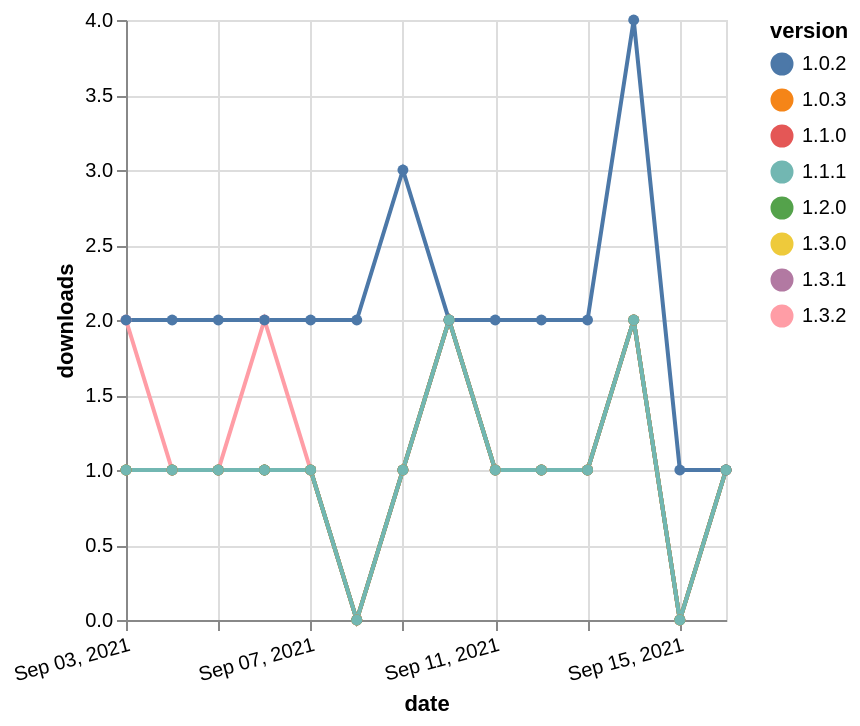

Vega-Lite specification for this chart:
### Vega-Lite specification from a JSON file in a GitHub repository (floating-point values rounded to 4 significant figures)
{"$schema": "https://vega.github.io/schema/vega-lite/v5.json", "description": "A simple bar chart with embedded data.", "data": {"values": [{"date": "2021-09-03", "total": 173, "delta": 1, "version": "1.1.0"}, {"date": "2021-09-04", "total": 174, "delta": 1, "version": "1.1.0"}, {"date": "2021-09-05", "total": 175, "delta": 1, "version": "1.1.0"}, {"date": "2021-09-06", "total": 176, "delta": 1, "version": "1.1.0"}, {"date": "2021-09-07", "total": 177, "delta": 1, "version": "1.1.0"}, {"date": "2021-09-08", "total": 177, "delta": 0, "version": "1.1.0"}, {"date": "2021-09-09", "total": 178, "delta": 1, "version": "1.1.0"}, {"date": "2021-09-10", "total": 180, "delta": 2, "version": "1.1.0"}, {"date": "2021-09-11", "total": 181, "delta": 1, "version": "1.1.0"}, {"date": "2021-09-12", "total": 182, "delta": 1, "version": "1.1.0"}, {"date": "2021-09-13", "total": 183, "delta": 1, "version": "1.1.0"}, {"date": "2021-09-14", "total": 185, "delta": 2, "version": "1.1.0"}, {"date": "2021-09-15", "total": 185, "delta": 0, "version": "1.1.0"}, {"date": "2021-09-16", "total": 186, "delta": 1, "version": "1.1.0"}, {"date": "2021-09-03", "total": 178, "delta": 1, "version": "1.3.0"}, {"date": "2021-09-04", "total": 179, "delta": 1, "version": "1.3.0"}, {"date": "2021-09-05", "total": 180, "delta": 1, "version": "1.3.0"}, {"date": "2021-09-06", "total": 181, "delta": 1, "version": "1.3.0"}, {"date": "2021-09-07", "total": 182, "delta": 1, "version": "1.3.0"}, {"date": "2021-09-08", "total": 182, "delta": 0, "version": "1.3.0"}, {"date": "2021-09-09", "total": 183, "delta": 1, "version": "1.3.0"}, {"date": "2021-09-10", "total": 185, "delta": 2, "version": "1.3.0"}, {"date": "2021-09-11", "total": 186, "delta": 1, "version": "1.3.0"}, {"date": "2021-09-12", "total": 187, "delta": 1, "version": "1.3.0"}, {"date": "2021-09-13", "total": 188, "delta": 1, "version": "1.3.0"}, {"date": "2021-09-14", "total": 190, "delta": 2, "version": "1.3.0"}, {"date": "2021-09-15", "total": 190, "delta": 0, "version": "1.3.0"}, {"date": "2021-09-16", "total": 191, "delta": 1, "version": "1.3.0"}, {"date": "2021-09-03", "total": 205, "delta": 1, "version": "1.0.3"}, {"date": "2021-09-04", "total": 206, "delta": 1, "version": "1.0.3"}, {"date": "2021-09-05", "total": 207, "delta": 1, "version": "1.0.3"}, {"date": "2021-09-06", "total": 208, "delta": 1, "version": "1.0.3"}, {"date": "2021-09-07", "total": 209, "delta": 1, "version": "1.0.3"}, {"date": "2021-09-08", "total": 209, "delta": 0, "version": "1.0.3"}, {"date": "2021-09-09", "total": 210, "delta": 1, "version": "1.0.3"}, {"date": "2021-09-10", "total": 212, "delta": 2, "version": "1.0.3"}, {"date": "2021-09-11", "total": 213, "delta": 1, "version": "1.0.3"}, {"date": "2021-09-12", "total": 214, "delta": 1, "version": "1.0.3"}, {"date": "2021-09-13", "total": 215, "delta": 1, "version": "1.0.3"}, {"date": "2021-09-14", "total": 217, "delta": 2, "version": "1.0.3"}, {"date": "2021-09-15", "total": 217, "delta": 0, "version": "1.0.3"}, {"date": "2021-09-16", "total": 218, "delta": 1, "version": "1.0.3"}, {"date": "2021-09-03", "total": 172, "delta": 1, "version": "1.3.1"}, {"date": "2021-09-04", "total": 173, "delta": 1, "version": "1.3.1"}, {"date": "2021-09-05", "total": 174, "delta": 1, "version": "1.3.1"}, {"date": "2021-09-06", "total": 175, "delta": 1, "version": "1.3.1"}, {"date": "2021-09-07", "total": 176, "delta": 1, "version": "1.3.1"}, {"date": "2021-09-08", "total": 176, "delta": 0, "version": "1.3.1"}, {"date": "2021-09-09", "total": 177, "delta": 1, "version": "1.3.1"}, {"date": "2021-09-10", "total": 179, "delta": 2, "version": "1.3.1"}, {"date": "2021-09-11", "total": 180, "delta": 1, "version": "1.3.1"}, {"date": "2021-09-12", "total": 181, "delta": 1, "version": "1.3.1"}, {"date": "2021-09-13", "total": 182, "delta": 1, "version": "1.3.1"}, {"date": "2021-09-14", "total": 184, "delta": 2, "version": "1.3.1"}, {"date": "2021-09-15", "total": 184, "delta": 0, "version": "1.3.1"}, {"date": "2021-09-16", "total": 185, "delta": 1, "version": "1.3.1"}, {"date": "2021-09-03", "total": 188, "delta": 2, "version": "1.3.2"}, {"date": "2021-09-04", "total": 189, "delta": 1, "version": "1.3.2"}, {"date": "2021-09-05", "total": 190, "delta": 1, "version": "1.3.2"}, {"date": "2021-09-06", "total": 192, "delta": 2, "version": "1.3.2"}, {"date": "2021-09-07", "total": 193, "delta": 1, "version": "1.3.2"}, {"date": "2021-09-08", "total": 193, "delta": 0, "version": "1.3.2"}, {"date": "2021-09-09", "total": 194, "delta": 1, "version": "1.3.2"}, {"date": "2021-09-10", "total": 196, "delta": 2, "version": "1.3.2"}, {"date": "2021-09-11", "total": 197, "delta": 1, "version": "1.3.2"}, {"date": "2021-09-12", "total": 198, "delta": 1, "version": "1.3.2"}, {"date": "2021-09-13", "total": 199, "delta": 1, "version": "1.3.2"}, {"date": "2021-09-14", "total": 201, "delta": 2, "version": "1.3.2"}, {"date": "2021-09-15", "total": 201, "delta": 0, "version": "1.3.2"}, {"date": "2021-09-16", "total": 202, "delta": 1, "version": "1.3.2"}, {"date": "2021-09-03", "total": 173, "delta": 1, "version": "1.2.0"}, {"date": "2021-09-04", "total": 174, "delta": 1, "version": "1.2.0"}, {"date": "2021-09-05", "total": 175, "delta": 1, "version": "1.2.0"}, {"date": "2021-09-06", "total": 176, "delta": 1, "version": "1.2.0"}, {"date": "2021-09-07", "total": 177, "delta": 1, "version": "1.2.0"}, {"date": "2021-09-08", "total": 177, "delta": 0, "version": "1.2.0"}, {"date": "2021-09-09", "total": 178, "delta": 1, "version": "1.2.0"}, {"date": "2021-09-10", "total": 180, "delta": 2, "version": "1.2.0"}, {"date": "2021-09-11", "total": 181, "delta": 1, "version": "1.2.0"}, {"date": "2021-09-12", "total": 182, "delta": 1, "version": "1.2.0"}, {"date": "2021-09-13", "total": 183, "delta": 1, "version": "1.2.0"}, {"date": "2021-09-14", "total": 185, "delta": 2, "version": "1.2.0"}, {"date": "2021-09-15", "total": 185, "delta": 0, "version": "1.2.0"}, {"date": "2021-09-16", "total": 186, "delta": 1, "version": "1.2.0"}, {"date": "2021-09-03", "total": 1814, "delta": 2, "version": "1.0.2"}, {"date": "2021-09-04", "total": 1816, "delta": 2, "version": "1.0.2"}, {"date": "2021-09-05", "total": 1818, "delta": 2, "version": "1.0.2"}, {"date": "2021-09-06", "total": 1820, "delta": 2, "version": "1.0.2"}, {"date": "2021-09-07", "total": 1822, "delta": 2, "version": "1.0.2"}, {"date": "2021-09-08", "total": 1824, "delta": 2, "version": "1.0.2"}, {"date": "2021-09-09", "total": 1827, "delta": 3, "version": "1.0.2"}, {"date": "2021-09-10", "total": 1829, "delta": 2, "version": "1.0.2"}, {"date": "2021-09-11", "total": 1831, "delta": 2, "version": "1.0.2"}, {"date": "2021-09-12", "total": 1833, "delta": 2, "version": "1.0.2"}, {"date": "2021-09-13", "total": 1835, "delta": 2, "version": "1.0.2"}, {"date": "2021-09-14", "total": 1839, "delta": 4, "version": "1.0.2"}, {"date": "2021-09-15", "total": 1840, "delta": 1, "version": "1.0.2"}, {"date": "2021-09-16", "total": 1841, "delta": 1, "version": "1.0.2"}, {"date": "2021-09-03", "total": 175, "delta": 1, "version": "1.1.1"}, {"date": "2021-09-04", "total": 176, "delta": 1, "version": "1.1.1"}, {"date": "2021-09-05", "total": 177, "delta": 1, "version": "1.1.1"}, {"date": "2021-09-06", "total": 178, "delta": 1, "version": "1.1.1"}, {"date": "2021-09-07", "total": 179, "delta": 1, "version": "1.1.1"}, {"date": "2021-09-08", "total": 179, "delta": 0, "version": "1.1.1"}, {"date": "2021-09-09", "total": 180, "delta": 1, "version": "1.1.1"}, {"date": "2021-09-10", "total": 182, "delta": 2, "version": "1.1.1"}, {"date": "2021-09-11", "total": 183, "delta": 1, "version": "1.1.1"}, {"date": "2021-09-12", "total": 184, "delta": 1, "version": "1.1.1"}, {"date": "2021-09-13", "total": 185, "delta": 1, "version": "1.1.1"}, {"date": "2021-09-14", "total": 187, "delta": 2, "version": "1.1.1"}, {"date": "2021-09-15", "total": 187, "delta": 0, "version": "1.1.1"}, {"date": "2021-09-16", "total": 188, "delta": 1, "version": "1.1.1"}]}, "width": "container", "mark": {"type": "line", "point": {"filled": true}}, "encoding": {"x": {"field": "date", "type": "temporal", "timeUnit": "yearmonthdate", "title": "date", "axis": {"labelAngle": -15}}, "y": {"field": "delta", "type": "quantitative", "title": "downloads"}, "color": {"field": "version", "type": "nominal"}, "tooltip": {"field": "delta"}}}
